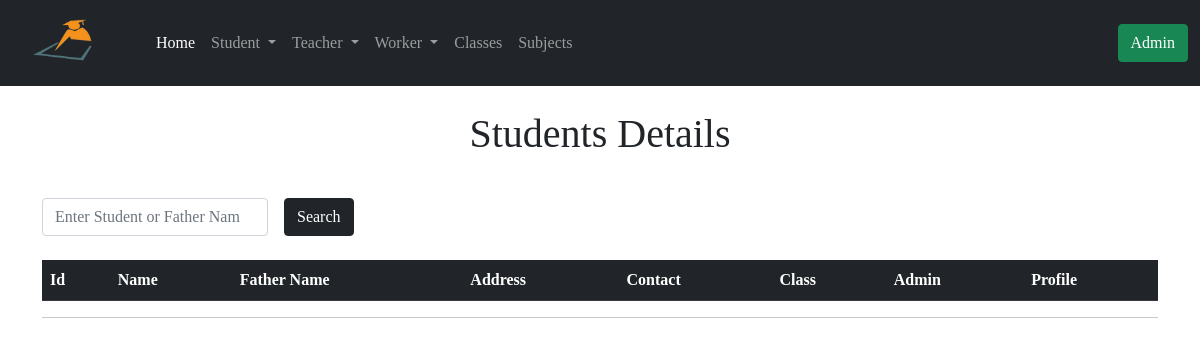
/student_Detials, run on an earlier commit of the app's database.
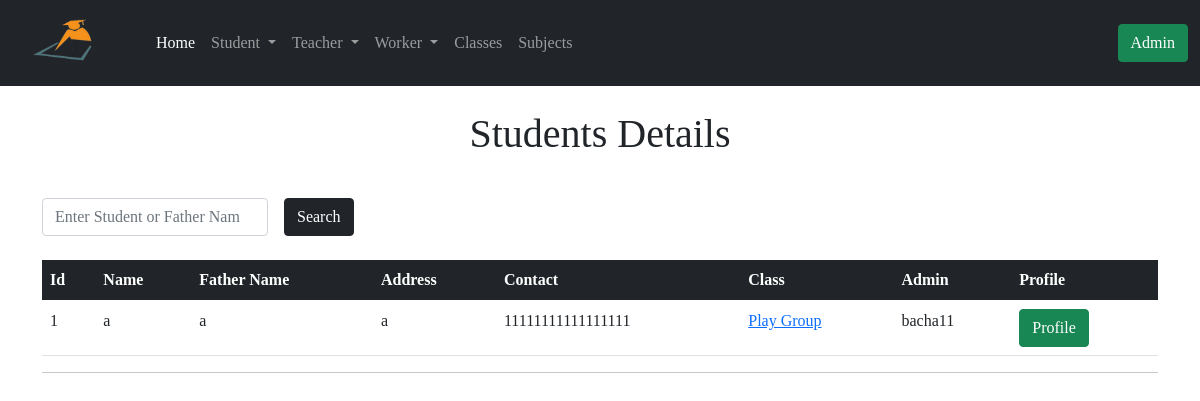
And on a later commit of the database.
### app/models.py (models this page shows, shortened)
class Student(db.Model):
    id = db.Column(db.Integer, primary_key=True)
    std_name = db.Column(db.String(64), index=True)
    f_name = db.Column(db.String(64), index=True)
    std_address = db.Column(db.String(128), index=True)
    std_contact = db.Column(db.String(64), index=True)
    join_date = db.Column(db.DateTime, default=datetime.utcnow())
    std_class = db.Column(db.Integer, db.ForeignKey('class.id'))
    admin_id = db.Column(db.Integer, db.ForeignKey('admin.id'))

class Class(db.Model):
    id = db.Column(db.Integer, primary_key=True)
    cls_name = db.Column(db.String(64), index=True)
    admin_id = db.Column(db.Integer, db.ForeignKey('admin.id'))
    student = db.relationship('Student', backref='stdclass')
    leavestudent = db.relationship('LeaveStudent', backref='stdclass')

class Admin(UserMixin, db.Model):
    id = db.Column(db.Integer, primary_key=True)
    username = db.Column(db.String(32), unique=True, index=True)
    email = db.Column(db.String(64), unique=True, index=True)
    password_hash = db.Column(db.String(128))
    join_date = db.Column(db.DateTime, default=datetime.utcnow())
    student = db.relationship('Student', backref='admin')
    leavestudent = db.relationship('LeaveStudent', backref='admin')
    teacher = db.relationship('Teacher', backref='admin')
    leaveteacher = db.relationship('LeaveTeacher', backref='admin')
    worker = db.relationship('Worker', backref='admin')
    leaveworker = db.relationship('LeaveWorker', backref='admin')
    classs = db.relationship('Class', backref='admin')
    subject = db.relationship('Subject', backref='admin')

### app/routes.py (the view)
@app.route('/student_Detials', methods=['GET', 'POST'])
def student_Detials():
    query = request.args.get('query')
    if query:
        students = Student.query.filter(Student.std_name.contains(query)|
                                        Student.f_name.contains(query))
        return render_template('student_Detials.html', title='Student Detials', students=students, query=query)
    page = request.args.get('page', 1, type=int)
    students = Student.query.order_by(Student.id.asc()).paginate(
        page, app.config['ENTRY_PER_PAGE'], False)
    next_url = url_for('student_Detials', page=students.next_num) \
        if students.has_next else None
    prev_url = url_for('student_Detials', page=students.prev_num) \
        if students.has_prev else None
    return render_template('student_Detials.html', title='Student Detials', students=students.items, next_url=next_url, prev_url=prev_url)

### app/templates/student_Detials.html (shortened to what this page needs)
{% extends 'base.html' %}
{% block content %}
<div class="container">
  {% if query %}
  <h1 class="text-center mt-4">Search Result About! <span class="text-primary"> {{ query }} </span></h1>
  <td> <a href=" {{ url_for('student_Detials') }} "> <button type="submit" class="btn btn-success">  Back </button> </a></td>
  {% else %}
  <h1 class="text-center mt-4">Students Details</h1>
  {% endif %}
  <form action="" method="GET">
    <div class="row g-3 align-items-center mt-4">
      <div class="col-auto">
        <input type="search" name="query" id="inputPassword6" value="{{query}}" class="form-control" placeholder="Enter Student or Father Name" required>
      </div>
      <div class="col-auto">
        <button type="submit" class="btn btn-dark">Search</button>
      </div>
    </div>
  </form>
  <table class="table mt-4">
      <thead class="table-dark">
        <tr>
          <th scope="col">Id</th>
          <th scope="col">Name</th>
          <th scope="col">Father Name</th>
          <th scope="col">Address</th>
          <th scope="col">Contact</th>
          <th scope="col">Class</th>
          <th scope="col">Admin</th>
          <th scope="col">Profile</th>
        </tr>
      </thead>
      {% for student in students %}
      <tbody>
        <tr>
          <td> {{ student.id }}</td>
          <td> {{ student.std_name }} </td>
          <td> {{ student.f_name }} </td>
          <td> {{ student.std_address }} </td>
          <td> {{ student.std_contact }} </td>
          <td> <a href=" {{ url_for('class_wise_student', std_class=student.stdclass.id)}} "> {{ student.stdclass.cls_name }} </a></td>
          <td> {{ student.admin.username }} </td>
          <td> <a href=" {{ url_for('student_profile', id=student.id)}} "> <button type="submit" class="btn btn-success">  Profile </button> </a></td>
        </tr>
      </tbody>
      {% endfor %}
    </table>
    <hr>
</div>
{% endblock %}

What changed in the data, as far as the page shows it:
added Student: id "1", std_name "a", f_name "a", std_address "a", std_contact "11111111111111111", stdclass.cls_name "Play Group", admin.username "bacha11"
